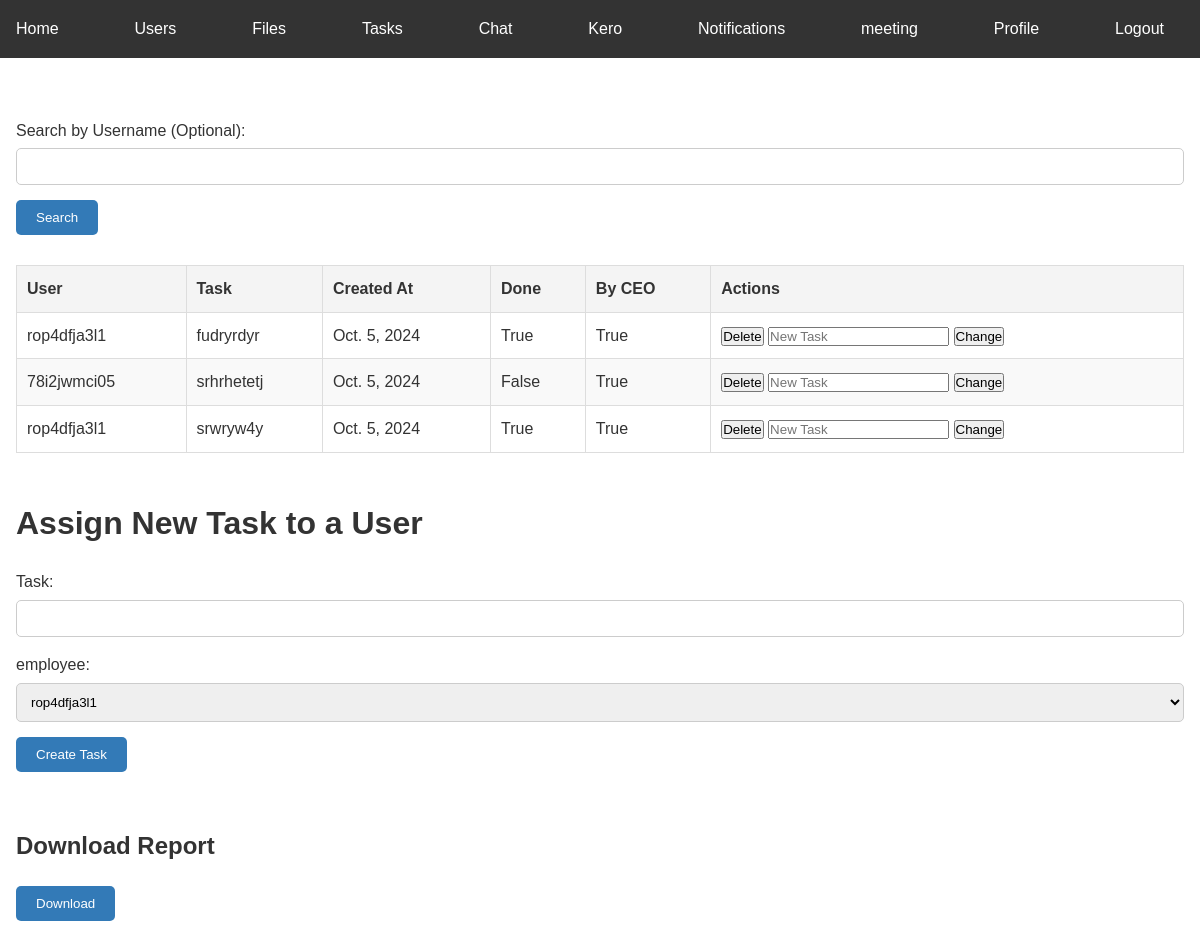
/ceo_core/asignTask/ (signed in), run on the app's committed database.
### shared/models.py (models this page shows, shortened)
class todoemployee(models.Model):
    task=models.CharField(max_length=500)
    date_Created=models.DateField(auto_now=True)
    author=models.ForeignKey(User,on_delete=models.CASCADE,related_name='his_tasks')
    done=models.BooleanField(default=False)
    by_ceo=models.BooleanField(default=False)

### root/models.py (models this page shows, shortened)
class User(AbstractBaseUser):
    email = models.EmailField(unique=True, max_length=255)
    username = models.CharField(max_length=50, unique = True)
    first_name = models.CharField(max_length=50,null=True)
    last_name = models.CharField(max_length=50,null=True)
    is_ceo=models.BooleanField(default=False,null=True,blank=True)
    is_active = models.BooleanField(default = True)
    is_staff = models.BooleanField(default = False)
    is_superuser = models.BooleanField(default = False)
    USERNAME_FIELD = 'email'
    REQUIRED_FIELDS = ['username']
    objects = UserManager()

### ceo_core/views.py (the view, shortened to what this page needs)
# urls.py: path('asignTask/',asignTask,name='asignTask'),
def asignTask(request):
    is_ceo(request)
    users = User.objects.all().filter(is_ceo=False)
    search_user = request.GET.get('search_user', '')
    if search_user:
        users_todo = todoemployee.objects.filter(author__username__icontains=search_user)
    else:
        users_todo = todoemployee.objects.all()
    context = {
        "users":users,
        "users_todo": users_todo,
        "search_user": search_user,  # Pass the search term to the template
    }
    return render(request, 'asignTask.html', context)

### helpers.py (called while the page is built)
def is_ceo(request):
    if not request.user.is_authenticated:
        raise PermissionDenied("Login & Try Again")
    if not request.user.is_ceo:
        raise PermissionDenied("Only CEO members allowed")

### ceo_core/templates/asignTask.html (shortened to what this page needs)
{% load static %}
<!DOCTYPE html>
<html lang="en">
<head>
    <link rel="stylesheet" href="{% static 'style_profile.css' %}">
</head>
<body>
    <header class="header">
        <nav class="navbar">
            <div class="container">
                <ul class="nav-list">
                    {% if request.user.is_authenticated %}
                        <li><a href="{% url 'ceoindex' %}">Home</a></li>
                        <li><a href="{% url 'signup' %}">Users</a></li>
                        <li><a href="{% url 'file_list' %}">Files</a></li>
                        <li><a href="{% url 'asignTask' %}">Tasks</a></li>
                        <li><a href="{% url 'user_list' %}">Chat</a></li>
                        <li><a href="{% url 'ai' %}">Kero</a></li>
                        <li><a href="{% url 'notifications' %}">Notifications</a></li>
                        <li><a href="{% url 'videosetup' %}">meeting</a></li>
                        <li><a href="{% url 'ceo_profile' %}">Profile</a></li>
                        <li><a href="{% url 'logout' %}">Logout</a></li>
                    {% endif %}
                </ul>
            </div>
        </nav>
    </header>
    <main class="main-content">
        <br>
        <form action="{% url 'asignTask' %}" method="get">
            <div class="form-group">
                <label for="search_user">Search by Username (Optional):</label>
                <input type="text" id="search_user" name="search_user" value="{{ search_user }}">
            </div>
            <button type="submit" class="btn-primary">Search</button>
        </form>
        {% if users_todo %}
        <table>
            <thead>
                <tr>
                    <th>User</th>
                    <th>Task</th>
                    <th>Created At</th>
                    <th>Done</th>
                    <th>By CEO</th>
                    <th>Actions</th>
                </tr>
            </thead>
            <tbody>
                {% for item in users_todo %}
                <tr>
                    <td>{{ item.author.username }}</td>
                    <td>{{ item.task }}</td>
                    <td>{{ item.date_Created }}</td>
                    <td>{{ item.done }}</td>
                    <td>{{ item.by_ceo }}</td>
                    <td>
                        {% if item.by_ceo %}
                        <form action="{% url 'ceo_task_asigner_deltask' pk=item.id %}" method="post" style="display:inline;">
                            <button type="submit" onclick="return confirm('Are you sure you want to delete this task?');">Delete</button>
                        </form>
                        <form action="{% url 'ceo_task_asigner_change_task' pk=item.id %}" method="post" style="display:inline;">
                            <input type="text" name="new_task" id="new_task" placeholder="New Task" required>
                            <button type="submit">Change</button>
                        </form>
                        {% endif %}
                    </td>
                </tr>
                {% endfor %}
            </tbody>
        </table>
        {% else %}
        <p>No tasks found.</p>
        {% endif %}
        <br>
        <h1>Assign New Task to a User</h1>
        <form method="post" action="{% url 'asignTask' %}">
            <div class="form-group">
                <label for="task">Task:</label>
                <input type="text" name="task" id="task" required>
            </div>
            <div class="form-group">
                <label for="author">employee:</label>
                <select name="author" id="author">
                    {% for user in users %}
                    <option value="{{ user.id }}">{{ user.username }}</option>
                    {% endfor %}
                </select>
            </div>
            <button type="submit" class="btn-primary">Create Task</button>
        </form>
        <br>
        <h2>Download Report</h2>
        <form method="get" action="{% url 'generate_report' %}">
            <button type="submit" class="btn-primary">Download</button>
        </form>
    </main>
</body>
</html>

### ceo_core/templates/asignTask.html (style rules this page uses)
* { box-sizing: border-box; margin: 0; padding: 0; }
body { font-family: Arial, sans-serif; line-height: 1.6; color: #333; margin: 0; padding: 0; }
.header { background-color: #333; color: #fff; padding: 1rem; position: fixed; top: 0; left: 0; width: 100%; z-index: 1000; }
.navbar { max-width: 1200px; margin: 0 auto; }
.nav-list { list-style: none; margin: 0; padding: 0; display: flex; justify-content: space-between; }
.nav-list li { margin-right: 20px; }
.nav-list a { color: #fff; text-decoration: none; transition: color 0.2s ease; }
.main-content { max-width: 1200px; margin: 60px auto 20px; padding: 2rem 1rem; }
h1, h2, h3 { margin-bottom: 20px; font-weight: bold; }
form { margin-bottom: 30px; }
.form-group { margin-bottom: 15px; }
.form-group label { display: block; margin-bottom: 5px; }
.form-group input[type="text"], .form-group select { width: 100%; padding: 10px; border: 1px solid #ccc; border-radius: 5px; }
.btn-primary { background-color: #337ab7; color: #fff; padding: 10px 20px; border: none; border-radius: 5px; cursor: pointer; text-decoration: none; transition: background-color 0.2s ease; }
table { width: 100%; border-collapse: collapse; margin-bottom: 20px; }
table th, table td { padding: 10px; border: 1px solid #ddd; text-align: left; }
table th { background-color: #f4f4f4; font-weight: bold; }
table tr:nth-child(even) { background-color: #f9f9f9; }

### data on the page
todoemployee: author.username "rop4dfja3l1", task "fudryrdyr", date_Created "Oct. 5, 2024", done "True", by_ceo "True"
todoemployee: author.username "78i2jwmci05", task "srhrhetetj", date_Created "Oct. 5, 2024", done "False", by_ceo "True"
todoemployee: author.username "rop4dfja3l1", task "srwryw4y", date_Created "Oct. 5, 2024", done "True", by_ceo "True"

### other printed values
form field author "rop4dfja3l1"
